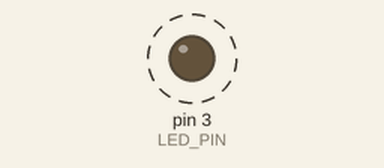
Recording of a sketch running on a simulated Arduino Uno, built with avr-gcc and run on an emulated ATmega328P. Parts: output pins drawn as LEDs (lit = HIGH). Dashed ring = blinking.

Above: at 0.5 s.
Timing chart, 0 to 4.6 s (numbered marks = the images above):
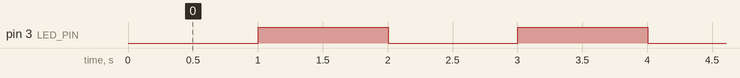

The sketch:

aufgabe_1.ino
```cpp
#define LED_PIN 3
#define duration 1000

unsigned long startTime = 0;
bool LED_status = false;

void setup() {
 pinMode(LED_PIN, OUTPUT);
}

void loop() {
  // LED-Blinken mit delay() (Aufgabe_1i)
  /*
  digitalWrite(LED_PIN, HIGH);
  delay(1000);
  digitalWrite(LED_PIN, LOW);
  delay(1000);
  */
  // LED-Blinken mit millis() (Aufgabe_1ii)
  /*Der Vorteil von millis() ist, dass der Arduino
  im Gegensatz zu delay() für die angebebene Zeit
  nicht blockiert wird. Wir berechnen anhand der
  aktuellen Systemzeit, wann unsere Funktion ausgeführt
  werden soll. Man könnte also theoretisch
  noch "gleichzeitig" eine andere Funktion ausführen.
  In diesem Fall ist das zwar nicht nötig, weil wir
  nur eine LED blinken lassen, aber in späteren
  Anwendungen könnte das wichtig sein.*/

  unsigned long currentTime = millis();

  if (currentTime - startTime > duration){
    startTime = currentTime;
    if (LED_status == false){
      digitalWrite(LED_PIN, true);
      LED_status = true;
    }
    else {
      digitalWrite(LED_PIN, false);
      LED_status = false;
    }
  }
}
```

Measured:
- by itself, pin 3 (LED_PIN): alternates HIGH for 1.0 s and LOW for 1.0 s
